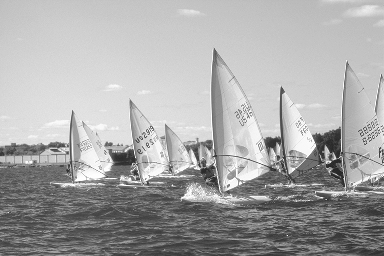
%> input picture Lab10a/yacht.tif, 384 x 256 px
$ octave Lab10a_Step2_1.m   (GNU Octave 9; MATLAB toolbox functions it lacks are replaced by stand-ins)
%> lines starting %> are read from the running program, lines starting %| are printed output that depends on the picture
A=imread('yacht.tif');
%> A is the input picture: size 256x384 uint8; min 34, max 255, mean 168

B=double(A);
figure();
image(B);
colormap(gray(256));
axis('image');
title('Original Image')
sz=size(B);
%> sz = [256 384]

% [6 lines of commented-out code are left out]
hor_image=flipud(B);
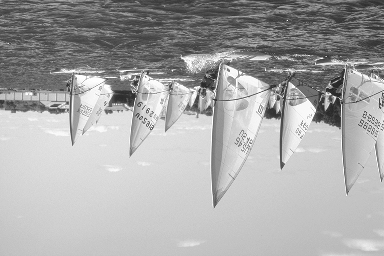
%> hor_image: size 256x384 double; min 34, max 255, mean 168; mean of the top-left, top-right, bottom-left and bottom-right quarters 133.2, 131, 210.7, 197.1
imwrite(uint8(hor_image),'horz.png');
load_horzimg=double(imread('horz.png'));

figure();
image(load_horzimg);
colormap(gray(256));
axis('image');
title('Vertically Flipped Image')

%ver_image=double(zeros(sz));
ver_image=fliplr(B);
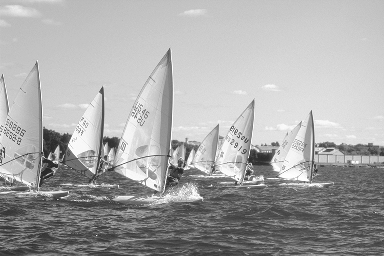
%> ver_image: size 256x384 double; min 34, max 255, mean 168; mean of the top-left, top-right, bottom-left and bottom-right quarters 197.1, 210.7, 131, 133.2
imwrite(uint8(ver_image),'vert.png');
load_vert=double(imread('vert.png'));

figure();
image(load_vert);
colormap(gray(256));
axis('image')
title('Horizontally Flipped Image')

neg_image=255-B;
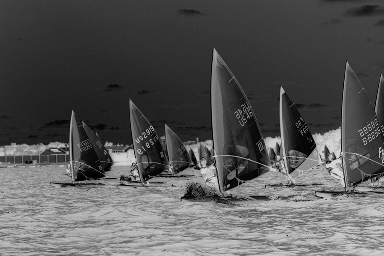
%> neg_image: size 256x384 double; min 0, max 221, mean 87

figure()
image(neg_image);
axis('image')
colormap(gray(256));
title("Negative Image");

mul_image = 1.5 * B;
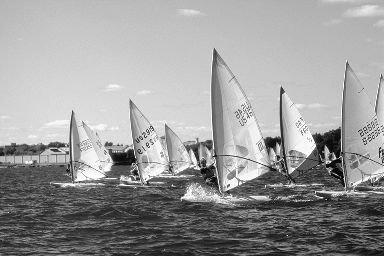
%> mul_image: size 256x384 double; min 51, max 382.5, mean 252; drawn with min black and max white
figure()
image(mul_image);
axis('image')
colormap(gray(256));
title("Scaled Image");
